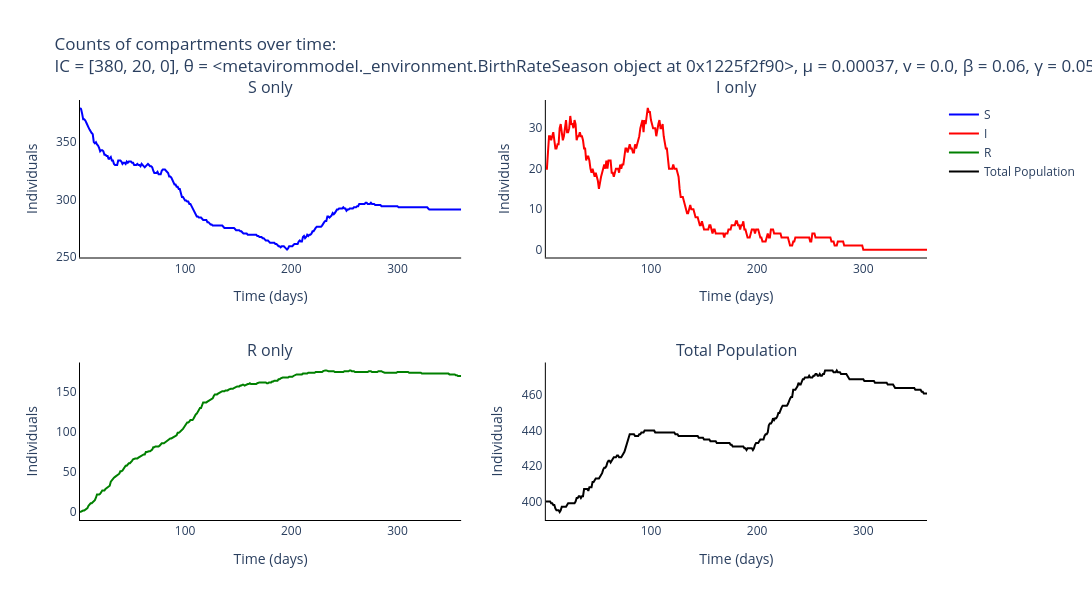

The cell this chart's notebook holds for it:
### Markdown cell above
### Plot output of Gillespie for the different compartments
#### One iteration

### Code cell
# Trace names - represent the type of individuals for the simulation
trace_name = ['{}'.format(s) for s in compartments]

# Names of panels
panels = ['{} only'.format(s) for s in compartments] + ['Total Population']

fig = go.Figure()
fig = make_subplots(rows=int(np.ceil(len(panels)/2)), cols=2, subplot_titles=tuple('{}'.format(p) for p in panels))

# Add traces to the separate counts panels
for s, spec in enumerate(compartments):
    fig.add_trace(
        go.Scatter(
            y=np.mean(output_algorithm[:, :, s], axis=0).tolist(),
            x=times,
            mode='lines',
            name=trace_name[s],
            line_color=colours[s]
        ),
        row= int(np.floor(s / 2)) + 1,
        col= s % 2 + 1
    )

fig.add_trace(
    go.Scatter(
        y=np.mean(np.sum(output_algorithm, axis=2), axis=0).tolist(),
        x=times,
        mode='lines',
        name='Total Population',
        line_color='black'
    ),
    row= 2,
    col= 2
)

# Add axis labels
fig.update_layout(
    title='Counts of compartments over time:<br>IC = {}, θ = {}, μ = {}, v = {}, β = {:.2f}, γ = {:.2f}'.format(parameters[0:3], parameters[3], parameters[4], parameters[5], parameters[6], parameters[7]),
    width=1100, 
    height=600,
    plot_bgcolor='white',
    xaxis=dict(
        linecolor='black',
        title = 'Time (days)'
        ),
    yaxis=dict(
        linecolor='black',
        title = 'Individuals'),
    xaxis2=dict(
        linecolor='black',
        title = 'Time (days)'
        ),
    yaxis2=dict(
        linecolor='black',
        title = 'Individuals'),
    xaxis3=dict(
        linecolor='black',
        title = 'Time (days)'
        ),
    yaxis3=dict(
        linecolor='black',
        title = 'Individuals'),
    xaxis4=dict(
        linecolor='black',
        title = 'Time (days)'
        ),
    yaxis4=dict(
        linecolor='black',
        title = 'Individuals')
    )

fig.write_image('images/SIR-gillespie-Herpeirsus.pdf')
fig.show()

### Figure 1 — Plotly figure (JSON) as saved in the notebook; plotly's stock layout.template omitted (floating-point values rounded to 4 significant figures; data arrays with more than 128 entries replaced by an {"elided": "..."} marker saying what was removed)
{"data": [{"line": {"color": "blue"}, "mode": "lines", "name": "S", "type": "scatter", "x": {"elided": "360 int values"}, "xaxis": "x", "y": {"elided": "360 int values"}, "yaxis": "y"}, {"line": {"color": "red"}, "mode": "lines", "name": "I", "type": "scatter", "x": {"elided": "360 int values"}, "xaxis": "x2", "y": {"elided": "360 int values"}, "yaxis": "y2"}, {"line": {"color": "green"}, "mode": "lines", "name": "R", "type": "scatter", "x": {"elided": "360 int values"}, "xaxis": "x3", "y": {"elided": "360 int values"}, "yaxis": "y3"}, {"line": {"color": "black"}, "mode": "lines", "name": "Total Population", "type": "scatter", "x": {"elided": "360 int values"}, "xaxis": "x4", "y": {"elided": "360 int values"}, "yaxis": "y4"}], "layout": {"annotations": [{"font": {"size": 16}, "showarrow": false, "text": "S only", "x": 0.225, "xanchor": "center", "xref": "paper", "y": 1, "yanchor": "bottom", "yref": "paper"}, {"font": {"size": 16}, "showarrow": false, "text": "I only", "x": 0.775, "xanchor": "center", "xref": "paper", "y": 1, "yanchor": "bottom", "yref": "paper"}, {"font": {"size": 16}, "showarrow": false, "text": "R only", "x": 0.225, "xanchor": "center", "xref": "paper", "y": 0.375, "yanchor": "bottom", "yref": "paper"}, {"font": {"size": 16}, "showarrow": false, "text": "Total Population", "x": 0.775, "xanchor": "center", "xref": "paper", "y": 0.375, "yanchor": "bottom", "yref": "paper"}], "height": 600, "plot_bgcolor": "white", "title": {"text": "Counts of compartments over time:<br>IC = [380, 20, 0], θ = <metavirommodel._environment.BirthRateSeason object at 0x1225f2f90>, μ = 0.00037, v = 0.0, β = 0.06, γ = 0.05"}, "width": 1100, "xaxis": {"anchor": "y", "domain": [0, 0.45], "linecolor": "black", "title": {"text": "Time (days)"}}, "xaxis2": {"anchor": "y2", "domain": [0.55, 1], "linecolor": "black", "title": {"text": "Time (days)"}}, "xaxis3": {"anchor": "y3", "domain": [0, 0.45], "linecolor": "black", "title": {"text": "Time (days)"}}, "xaxis4": {"anchor": "y4", "domain": [0.55, 1], "linecolor": "black", "title": {"text": "Time (days)"}}, "yaxis": {"anchor": "x", "domain": [0.625, 1], "linecolor": "black", "title": {"text": "Individuals"}}, "yaxis2": {"anchor": "x2", "domain": [0.625, 1], "linecolor": "black", "title": {"text": "Individuals"}}, "yaxis3": {"anchor": "x3", "domain": [0, 0.375], "linecolor": "black", "title": {"text": "Individuals"}}, "yaxis4": {"anchor": "x4", "domain": [0, 0.375], "linecolor": "black", "title": {"text": "Individuals"}}}}
